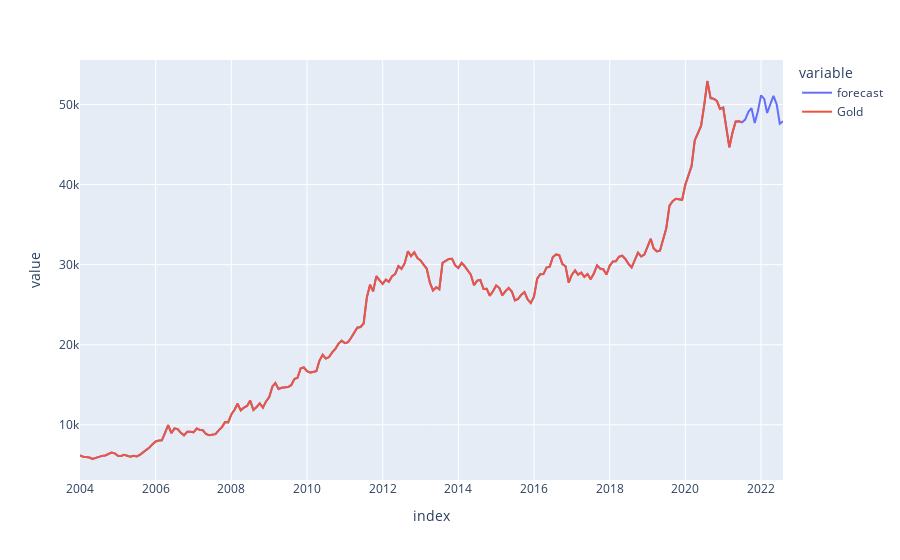

The notebook cell saved with this chart:
### Code cell
px.line(data[[ 'forecast', 'Gold']])

### Figure 1 — Plotly figure (JSON) as saved in the notebook; plotly's stock layout.template omitted (floating-point values rounded to 4 significant figures; data arrays with more than 128 entries replaced by an {"elided": "..."} marker saying what was removed)
{"data": [{"hovertemplate": "variable=forecast<br>index=%{x}<br>value=%{y}<extra></extra>", "legendgroup": "forecast", "line": {"color": "#636efa", "dash": "solid"}, "marker": {"symbol": "circle"}, "mode": "lines", "name": "forecast", "orientation": "v", "showlegend": true, "type": "scatter", "x": {"elided": "224 str values"}, "xaxis": "x", "y": {"elided": "224 float values"}, "yaxis": "y"}, {"hovertemplate": "variable=Gold<br>index=%{x}<br>value=%{y}<extra></extra>", "legendgroup": "Gold", "line": {"color": "#EF553B", "dash": "solid"}, "marker": {"symbol": "circle"}, "mode": "lines", "name": "Gold", "orientation": "v", "showlegend": true, "type": "scatter", "x": {"elided": "224 str values"}, "xaxis": "x", "y": {"elided": "224 float values"}, "yaxis": "y"}], "layout": {"legend": {"title": {"text": "variable"}, "tracegroupgap": 0}, "margin": {"t": 60}, "xaxis": {"anchor": "y", "domain": [0, 1], "title": {"text": "index"}}, "yaxis": {"anchor": "x", "domain": [0, 1], "title": {"text": "value"}}}}
